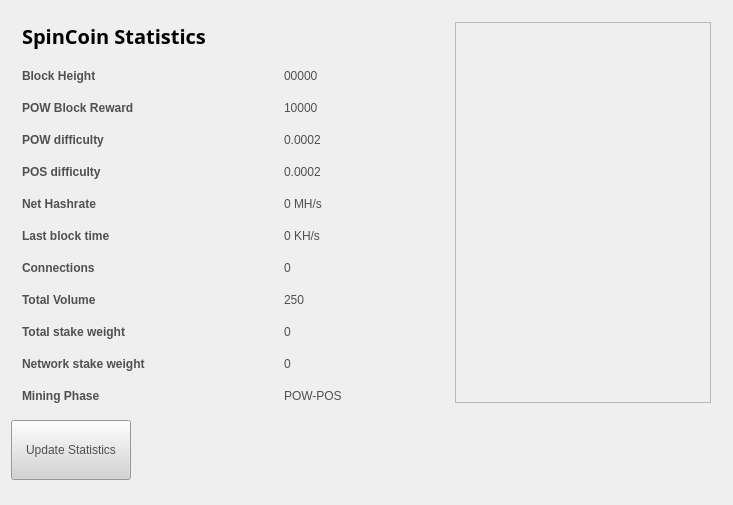
<?xml version="1.0" encoding="UTF-8"?>
<ui version="4.0">
 <class>StatisticsPage</class>
 <widget class="QWidget" name="StatisticsPage">
  <property name="windowModality">
   <enum>Qt::NonModal</enum>
  </property>
  <property name="geometry">
   <rect>
    <x>0</x>
    <y>0</y>
    <width>733</width>
    <height>505</height>
   </rect>
  </property>
  <property name="windowTitle">
   <string>Digging</string>
  </property>
  <property name="styleSheet">
   <string notr="true">color:#505050;
font-family:'Open Sans,sans-serif';</string>
  </property>
  <layout class="QGridLayout" name="gridLayout">
   <property name="sizeConstraint">
    <enum>QLayout::SetMaximumSize</enum>
   </property>
   <item row="2" column="0">
    <spacer name="verticalSpacer">
     <property name="orientation">
      <enum>Qt::Vertical</enum>
     </property>
     <property name="sizeHint" stdset="0">
      <size>
       <width>20</width>
       <height>40</height>
      </size>
     </property>
    </spacer>
   </item>
   <item row="0" column="0">
    <widget class="QFrame" name="gridFrame_2">
     <layout class="QGridLayout" name="gridLayout_4">
      <item row="3" column="0">
       <layout class="QFormLayout" name="formLayout_2">
        <property name="fieldGrowthPolicy">
         <enum>QFormLayout::FieldsStayAtSizeHint</enum>
        </property>
        <property name="horizontalSpacing">
         <number>139</number>
        </property>
        <property name="verticalSpacing">
         <number>18</number>
        </property>
        <property name="rightMargin">
         <number>0</number>
        </property>
        <item row="1" column="0">
         <widget class="QLabel" name="label_14">
          <property name="text">
           <string>&lt;html&gt;&lt;head/&gt;&lt;body&gt;&lt;p&gt;&lt;span style=&quot; font-weight:600;&quot;&gt;Block Height&lt;/span&gt;&lt;/p&gt;&lt;/body&gt;&lt;/html&gt;</string>
          </property>
         </widget>
        </item>
        <item row="1" column="1">
         <widget class="QLabel" name="heightBox">
          <property name="text">
           <string>00000</string>
          </property>
         </widget>
        </item>
        <item row="2" column="0">
         <widget class="QLabel" name="label_12">
          <property name="text">
           <string>&lt;html&gt;&lt;head/&gt;&lt;body&gt;&lt;p&gt;&lt;span style=&quot; font-weight:600;&quot;&gt;POW Block Reward&lt;/span&gt;&lt;/p&gt;&lt;/body&gt;&lt;/html&gt;</string>
          </property>
         </widget>
        </item>
        <item row="2" column="1">
         <widget class="QLabel" name="rewardBox">
          <property name="text">
           <string>10000</string>
          </property>
         </widget>
        </item>
        <item row="3" column="0">
         <widget class="QLabel" name="label_13">
          <property name="text">
           <string>&lt;html&gt;&lt;head/&gt;&lt;body&gt;&lt;p&gt;&lt;span style=&quot; font-weight:600;&quot;&gt;POW difficulty&lt;/span&gt;&lt;/p&gt;&lt;/body&gt;&lt;/html&gt;</string>
          </property>
         </widget>
        </item>
        <item row="3" column="1">
         <widget class="QLabel" name="diffBox">
          <property name="text">
           <string>0.0002</string>
          </property>
         </widget>
        </item>
        <item row="4" column="0">
         <widget class="QLabel" name="label_9">
          <property name="text">
           <string>&lt;html&gt;&lt;head/&gt;&lt;body&gt;&lt;p&gt;&lt;span style=&quot; font-weight:600;&quot;&gt;POS difficulty&lt;/span&gt;&lt;/p&gt;&lt;/body&gt;&lt;/html&gt;</string>
          </property>
         </widget>
        </item>
        <item row="4" column="1">
         <widget class="QLabel" name="diffBox2">
          <property name="text">
           <string>0.0002</string>
          </property>
         </widget>
        </item>
        <item row="5" column="0">
         <widget class="QLabel" name="label_16">
          <property name="text">
           <string>&lt;html&gt;&lt;head/&gt;&lt;body&gt;&lt;p&gt;&lt;span style=&quot; font-weight:600;&quot;&gt;Net Hashrate&lt;/span&gt;&lt;/p&gt;&lt;/body&gt;&lt;/html&gt;</string>
          </property>
         </widget>
        </item>
        <item row="5" column="1">
         <widget class="QLabel" name="pawrateBox">
          <property name="text">
           <string>0 MH/s</string>
          </property>
         </widget>
        </item>
        <item row="6" column="0">
         <widget class="QLabel" name="label3_2">
          <property name="sizePolicy">
           <sizepolicy hsizetype="Preferred" vsizetype="Maximum">
            <horstretch>0</horstretch>
            <verstretch>0</verstretch>
           </sizepolicy>
          </property>
          <property name="text">
           <string>&lt;html&gt;&lt;head/&gt;&lt;body&gt;&lt;p&gt;&lt;span style=&quot; font-weight:600;&quot;&gt;Last block time&lt;/span&gt;&lt;/p&gt;&lt;/body&gt;&lt;/html&gt;</string>
          </property>
         </widget>
        </item>
        <item row="6" column="1">
         <widget class="QLabel" name="localBox">
          <property name="text">
           <string>0 KH/s</string>
          </property>
         </widget>
        </item>
        <item row="7" column="0">
         <widget class="QLabel" name="label1_2">
          <property name="text">
           <string>&lt;html&gt;&lt;head/&gt;&lt;body&gt;&lt;p&gt;&lt;span style=&quot; font-weight:600;&quot;&gt;Connections&lt;/span&gt;&lt;/p&gt;&lt;/body&gt;&lt;/html&gt;</string>
          </property>
         </widget>
        </item>
        <item row="7" column="1">
         <widget class="QLabel" name="connectionBox">
          <property name="text">
           <string>0</string>
          </property>
         </widget>
        </item>
        <item row="8" column="0">
         <widget class="QLabel" name="label_8">
          <property name="text">
           <string>&lt;html&gt;&lt;head/&gt;&lt;body&gt;&lt;p&gt;&lt;span style=&quot; font-weight:600;&quot;&gt;Total Volume&lt;/span&gt;&lt;/p&gt;&lt;/body&gt;&lt;/html&gt;</string>
          </property>
         </widget>
        </item>
        <item row="8" column="1">
         <widget class="QLabel" name="volumeBox">
          <property name="text">
           <string>250</string>
          </property>
         </widget>
        </item>
        <item row="9" column="0">
         <widget class="QLabel" name="label_10">
          <property name="text">
           <string>&lt;html&gt;&lt;head/&gt;&lt;body&gt;&lt;p&gt;&lt;span style=&quot; font-weight:600;&quot;&gt;Total stake weight&lt;/span&gt;&lt;/p&gt;&lt;/body&gt;&lt;/html&gt;</string>
          </property>
         </widget>
        </item>
        <item row="9" column="1">
         <widget class="QLabel" name="minBox">
          <property name="text">
           <string>0</string>
          </property>
         </widget>
        </item>
        <item row="10" column="0">
         <widget class="QLabel" name="label_11">
          <property name="text">
           <string>&lt;html&gt;&lt;head/&gt;&lt;body&gt;&lt;p&gt;&lt;span style=&quot; font-weight:600;&quot;&gt;Network stake weight&lt;/span&gt;&lt;/p&gt;&lt;/body&gt;&lt;/html&gt;</string>
          </property>
         </widget>
        </item>
        <item row="10" column="1">
         <widget class="QLabel" name="maxBox">
          <property name="text">
           <string>0</string>
          </property>
         </widget>
        </item>
        <item row="11" column="0">
         <widget class="QLabel" name="label_15">
          <property name="text">
           <string>&lt;html&gt;&lt;head/&gt;&lt;body&gt;&lt;p&gt;&lt;span style=&quot; font-weight:600;&quot;&gt;Mining Phase&lt;/span&gt;&lt;/p&gt;&lt;/body&gt;&lt;/html&gt;</string>
          </property>
         </widget>
        </item>
        <item row="11" column="1">
         <widget class="QLabel" name="cBox">
          <property name="text">
           <string>POW-POS</string>
          </property>
         </widget>
        </item>
       </layout>
      </item>
      <item row="1" column="0">
       <layout class="QHBoxLayout" name="horizontalLayout_4">
        <property name="spacing">
         <number>7</number>
        </property>
        <item>
         <widget class="QLabel" name="label_5">
          <property name="font">
           <font>
            <family>Open Sans,sans-serif</family>
           </font>
          </property>
          <property name="text">
           <string>&lt;html&gt;&lt;head/&gt;&lt;body&gt;&lt;p&gt;&lt;span style=&quot; font-size:20px; font-weight:600; color:#000000;&quot;&gt;SpinCoin Statistics&lt;/span&gt;&lt;/p&gt;&lt;/body&gt;&lt;/html&gt;</string>
          </property>
         </widget>
        </item>
        <item>
         <spacer name="horizontalSpacer_2">
          <property name="orientation">
           <enum>Qt::Horizontal</enum>
          </property>
          <property name="sizeHint" stdset="0">
           <size>
            <width>40</width>
            <height>20</height>
           </size>
          </property>
         </spacer>
        </item>
       </layout>
      </item>
      <item row="2" column="0">
       <spacer name="verticalSpacer_2">
        <property name="orientation">
         <enum>Qt::Vertical</enum>
        </property>
        <property name="sizeHint" stdset="0">
         <size>
          <width>20</width>
          <height>40</height>
         </size>
        </property>
       </spacer>
      </item>
      <item row="1" column="1" rowspan="3">
       <widget class="QFrame" name="frame">
        <property name="minimumSize">
         <size>
          <width>256</width>
          <height>0</height>
         </size>
        </property>
        <property name="frameShape">
         <enum>QFrame::StyledPanel</enum>
        </property>
        <property name="frameShadow">
         <enum>QFrame::Raised</enum>
        </property>
        <widget class="QLabel" name="label_4">
         <property name="geometry">
          <rect>
           <x>0</x>
           <y>0</y>
           <width>256</width>
           <height>389</height>
          </rect>
         </property>
         <property name="sizePolicy">
          <sizepolicy hsizetype="Preferred" vsizetype="Ignored">
           <horstretch>0</horstretch>
           <verstretch>0</verstretch>
          </sizepolicy>
         </property>
         <property name="minimumSize">
          <size>
           <width>256</width>
           <height>0</height>
          </size>
         </property>
         <property name="pixmap">
          <pixmap resource="../spincoin.qrc">:/images/stat_logo</pixmap>
         </property>
        </widget>
       </widget>
      </item>
     </layout>
    </widget>
   </item>
   <item row="1" column="0">
    <widget class="QPushButton" name="startButton">
     <property name="sizePolicy">
      <sizepolicy hsizetype="Fixed" vsizetype="Fixed">
       <horstretch>0</horstretch>
       <verstretch>0</verstretch>
      </sizepolicy>
     </property>
     <property name="minimumSize">
      <size>
       <width>120</width>
       <height>60</height>
      </size>
     </property>
     <property name="styleSheet">
      <string notr="true">background:lightgrey;</string>
     </property>
     <property name="text">
      <string>Update Statistics</string>
     </property>
    </widget>
   </item>
  </layout>
 </widget>
 <layoutdefault spacing="6" margin="11"/>
 <resources>
  <include location="../spincoin.qrc"/>
 </resources>
 <connections/>
</ui>
